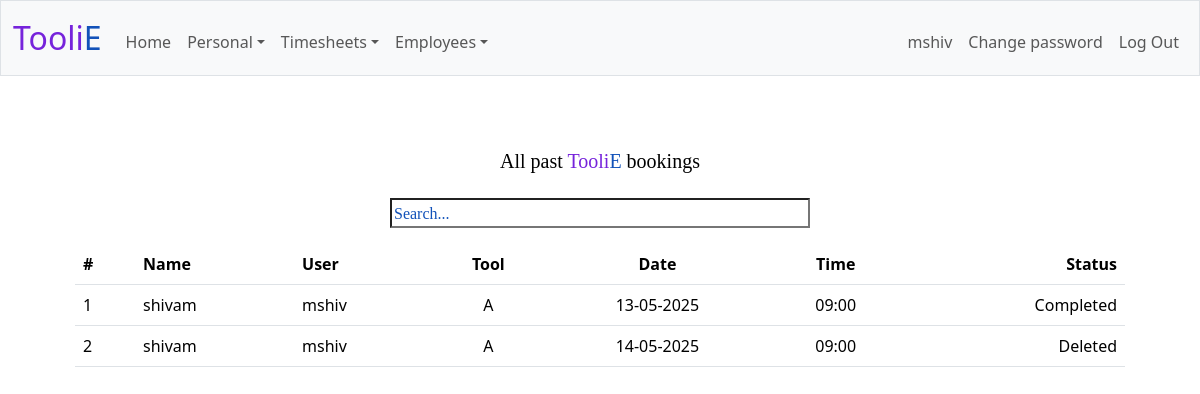
Screenshot of /bookinghistorymgr (signed in) with the database file from the repository.
### tables this page shows
CREATE TABLE history (
    id INTEGER PRIMARY KEY,
    user_id VARCHAR(5) NOT NULL,
    tool_name CHAR(1) NOT NULL,
    date DATE NOT NULL,
    timeslot STR NOT NULL,
    status TEXT NOT NULL
);

CREATE TABLE users (
    id INTEGER PRIMARY KEY,
    username VARCHAR(255) NOT NULL,
    user_id VARCHAR(5) NOT NULL,
    password_hash VARCHAR(255) NOT NULL
);

### app.py (the view)
@app.route("/bookinghistorymgr", methods=["GET", "POST"])
@login_required
def allbookinghistory():
    db = get_db()
    history = db.execute("SELECT history.*, users.username FROM history JOIN users ON history.user_id = users.user_id ORDER BY date, timeslot")
    return render_template("bookinghistorymgr.html", history=history)

### app.py (called while the page is built)
@app.after_request
def after_request(response):
    response.headers["Cache-Control"] = "no-cache, no-store, must-revalidate"
    response.headers["Expires"] = 0
    response.headers["Pragma"] = "no-cache"
    return response

### helpers.py (called while the page is built)
def login_required(f):
    @wraps(f)
    def decorated_function(*args, **kwargs):
        if session.get("user_id") is None:
            return redirect("/login")
        return f(*args, **kwargs)
    return decorated_function

def get_db():
    if 'db' not in g:
        g.db = sqlite3.connect(DATABASE)
        g.db.row_factory = sqlite3.Row  # allows you to access rows like dictionaries
    return g.db

### templates/bookinghistorymgr.html (shortened to what this page needs)
{% extends "layout.html" %}
{% block main %}
<h2 class="home-body">
    <p class="home-space">All past <span class="purple">Tooli</span><span class="blue">E</span> bookings</p>
</h2>
<p><input class="searchbar" type="text" id="searchInput" placeholder="Search..."></p>
<div class="mb-3">
    <table class="table table-hover" id="bookingHistoryTable">
        <thead>
            <tr>
                <th class="text-start" scope="col">#</th>
                <th class="text-start" scope="col">Name</th>
                <th class="text-start" scope="col">User</th>
                <th class="text-center" scope="col">Tool</th>
                <th class="text-center" scope="col">Date</th>
                <th class="text-center" scope="col">Time</th>
                <th class="text-end" scope="col">Status</th>
            </tr>
        </thead>
        <tbody>
            {% for entry in history %}
            <tr>
                <td class="text-start">{{ loop.index }}</td>
                <td class="text-start">{{ entry.username }}</td>
                <td class="text-start">{{ entry.user_id }}</td>
                <td class="text-center">{{ entry.tool_name }}</td>
                <td class="text-center">{{ entry.date }}</td>
                <td class="text-center">{{ entry.timeslot }}</td>
                <td class="text-end">{{ entry.status }}</td>
            </tr>
            {% endfor %}
        </tbody>
    </table>
</div>
{% endblock %}

### templates/layout.html (shortened to what this page needs)
<!DOCTYPE html>
<html lang="en">
    <head>
        <link href="https://cdn.jsdelivr.net/npm/bootstrap@5.3.3/dist/css/bootstrap.min.css" rel="stylesheet">
        <link href="/static/styles.css" rel="stylesheet">
    </head>
    <body>
        <nav class="bg-light border navbar navbar-expand-md navbar-light">
            <div class="container-fluid">
                <a class="navbar-brand"><span class="purple">Tooli</span><span class="blue">E</span></a>
                <div class="collapse navbar-collapse" id="navbar">
                    {% if session["user_id"] %}
                        {% if session["user_id"][0] == 'm' %}
                            <ul class="navbar-nav me-auto mt-2">
                                <li class="nav-item"><a class="nav-link" href="/managerhome">Home</a></li>
                                <li class="nav-item dropdown">
                                    <a class="nav-link dropdown-toggle" role="button" data-bs-toggle="dropdown">Personal</a>
                                </li>
                                <li class="nav-item dropdown">
                                    <a class="nav-link dropdown-toggle" role="button" data-bs-toggle="dropdown">Timesheets</a>
                                </li>
                                <li class="nav-item dropdown">
                                    <a class="nav-link dropdown-toggle" role="button" data-bs-toggle="dropdown">Employees</a>
                                </li>
                            </ul>
                            <ul class="navbar-nav ms-auto mt-2">
                                <li class="nav-item nav-link">{{ session["user_id"] }}</li>
                                <li class="nav-item"><a class="nav-link" href="/change">Change password</a></li>
                                <li class="nav-item"><a class="nav-link" href="/logout">Log Out</a></li>
                            </ul>
                        {% endif %}
                    {% else %}
                        <ul class="navbar-nav ms-auto mt-2">
                            <li class="nav-item"><a class="nav-link" href="/">Log In</a></li>
                        </ul>
                    {% endif %}
                </div>
            </div>
        </nav>
        <main class="container py-5 text-center">
            {% block main %}{% endblock %}
        </main>
    </body>
</html>

### static/styles.css (style rules this page uses)
nav .navbar-brand { font-size: xx-large; }
nav .navbar-brand .purple { color: #7623db; }
nav .navbar-brand .blue { color: #1252b9; }
.blue { color: #1252b9; }
.purple { color: #7623db; }
h2 { font-family: 'Courier New', monospace; font-size: 20px; color: #000000; }
.home-body { text-align: center; margin: 0 auto; font-family: 'Verdana'; margin-left: 10px; margin-right: 10px; }
.home-space { margin-top: 25px; margin-bottom: 25px; }
.searchbar { text-align: left; width: 40%; background-color: #ffffff; color: #000000; }
.searchbar::placeholder { color: #1252b9; font-family: 'Garamond'; }
.container { margin-left: auto; margin-right: auto; padding-left: 15px; padding-right: 15px; text-align: center; width: 90%; }

### rows the page displays
history: username "shivam", user_id "mshiv", tool_name "A", date "13-05-2025", timeslot "09:00", status "Completed"
history: username "shivam", user_id "mshiv", tool_name "A", date "14-05-2025", timeslot "09:00", status "Deleted"

### other values shown
{{ session["user_id"] }} "mshiv"
